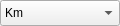
<?xml version="1.0" encoding="UTF-8"?>
<ui version="4.0">
 <class>DialogServiceDistanceUnitFrame</class>
 <widget class="QFrame" name="DialogServiceDistanceUnitFrame">
  <property name="minimumSize">
   <size>
    <width>120</width>
    <height>26</height>
   </size>
  </property>
  <property name="maximumSize">
   <size>
    <width>120</width>
    <height>26</height>
   </size>
  </property>
  <property name="windowTitle">
   <string>serviceDistance</string>
  </property>
  <property name="windowOpacity">
   <double>1.000000000000000</double>
  </property>
  <property name="autoFillBackground">
   <bool>false</bool>
  </property>
  <property name="frameShape">
   <enum>QFrame::NoFrame</enum>
  </property>
  <property name="frameShadow">
   <enum>QFrame::Plain</enum>
  </property>
  <property name="lineWidth">
   <number>0</number>
  </property>
  <widget class="QWidget" name="layoutWidget">
   <property name="geometry">
    <rect>
     <x>0</x>
     <y>0</y>
     <width>120</width>
     <height>26</height>
    </rect>
   </property>
   <layout class="QGridLayout" name="gridLayout">
    <item row="0" column="0">
     <widget class="QComboBox" name="comboBoxDistanceUnitsChoice">
      <property name="minimumSize">
       <size>
        <width>120</width>
        <height>26</height>
       </size>
      </property>
      <property name="maximumSize">
       <size>
        <width>120</width>
        <height>26</height>
       </size>
      </property>
      <property name="sizeAdjustPolicy">
       <enum>QComboBox::AdjustToMinimumContentsLengthWithIcon</enum>
      </property>
      <item>
       <property name="text">
        <string>Km</string>
       </property>
      </item>
      <item>
       <property name="text">
        <string>m</string>
       </property>
      </item>
      <item>
       <property name="text">
        <string>cm</string>
       </property>
      </item>
      <item>
       <property name="text">
        <string>mm</string>
       </property>
      </item>
      <item>
       <property name="text">
        <string>AU</string>
       </property>
      </item>
     </widget>
    </item>
   </layout>
  </widget>
 </widget>
 <resources/>
 <connections/>
</ui>
